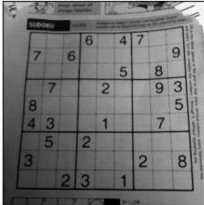
#> input picture data/de.png, 204 x 205 px
$ python adaptive_thresholding.py
#> lines starting #> are read from the running program, lines starting #| are printed output that depends on the picture; after the words box and inside, x2 and y2 are one past the last pixel; in counts of white or black regions, pixels touching at a corner belong together
import cv2
import numpy as np
from matplotlib import pyplot as plt


img = cv2.imread('../data/de.png', 0)
#> img is the input picture: shape (205, 204); min 0, max 255, mean 113.1
img = cv2.medianBlur(img, 5)
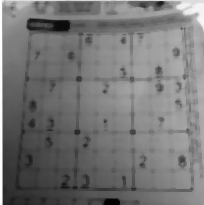
#> img: shape (205, 204); min 1, max 254, mean 117.4


ret, th1 = cv2.threshold(img, 127, 255, cv2.THRESH_BINARY)
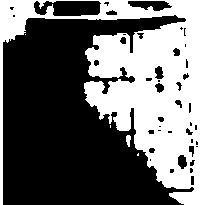
#> th1: shape (205, 204); 41.7% white; 5 white regions (3 under 20 px), largest, box (x1, y1, x2, y2) and area: (0, 0, 204, 205) 17367, (126, 135, 131, 147) 44
th2 = cv2.adaptiveThreshold(img, 255, cv2.ADAPTIVE_THRESH_MEAN_C,\
            cv2.THRESH_BINARY, 11, 2)
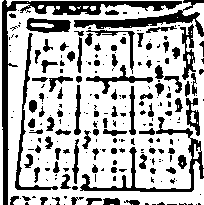
#> th2: shape (205, 204); 69.8% white; 236 black regions (142 under 20 px), largest, box (x1, y1, x2, y2) and area: (2, 0, 182, 205) 2485, (80, 117, 204, 192) 1174, (74, 0, 204, 37) 1148

th3 = cv2.adaptiveThreshold(img, 255, cv2.ADAPTIVE_THRESH_GAUSSIAN_C,\
            cv2.THRESH_BINARY, 11, 2)
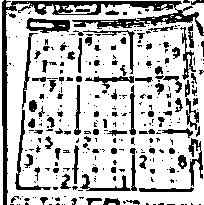
#> th3: shape (205, 204); 74.7% white; 327 black regions (223 under 20 px), largest, box (x1, y1, x2, y2) and area: (2, 0, 204, 205) 2952, (80, 148, 137, 191) 398, (26, 18, 70, 33) 388

titles = ['Original Image', 'Global Thresholding (v=127)',
            'Adaptive Mean Thresholding', 'Adaptive Gaussian Thresholding']

images = [img, th1, th2, th3]


for i in xrange(4):
    plt.subplot(2, 2, i +1), plt.imshow(images[i], 'gray')
    plt.title(titles[i])
    plt.xticks([]), plt.yticks([])

plt.show()
